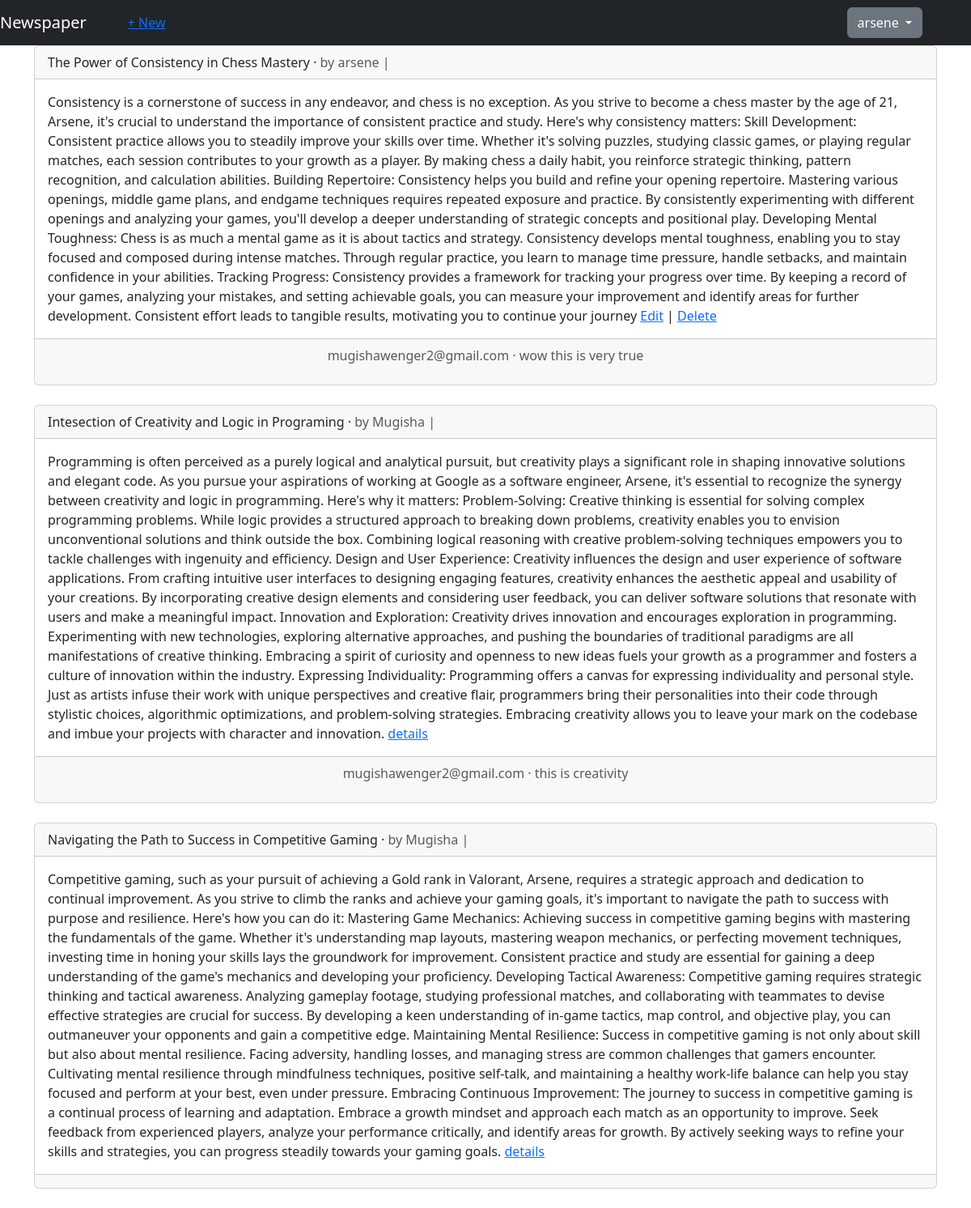
The page /articles/ (signed in) on the database its author committed.
### users/models.py (models this page shows)
class CustomUser(AbstractUser):
    is_author = models.BooleanField(default=False)
    age = models.PositiveIntegerField(null=True,blank=True)
    email = models.EmailField(max_length=254,unique=True,null=False,blank=False)
    USERNAME_FIELD = 'email'
    REQUIRED_FIELDS = ['username','password']

### articles/models.py (models this page shows, shortened)
class Article(models.Model):
    title = models.CharField(max_length=100)
    body = models.TextField()
    data = models.DateField(auto_now_add=True)
    author = models.ForeignKey(get_user_model(),on_delete=models.CASCADE)

class Comment(models.Model):
    article = models.ForeignKey(Article,on_delete=models.CASCADE,related_name='comments')
    comment = models.CharField(max_length=140)
    author = models.ForeignKey(get_user_model(),on_delete=models.CASCADE)
    def __str__(self):
        return self.comment

### articles/views.py (the view)
# urls.py: path('', ArticlesListView.as_view(), name='articles_list'),
class ArticlesListView(ListView):
    model = Article
    template_name = 'articles/articles_list.html'
    login_url = 'login'

### templates/articles/articles_list.html (shortened to what this page needs)
{% extends 'base.html' %}
{% block content %}
{% for article in object_list %}
<div class="card">
<div class="card-header">
<span class="font-weight-bold">{{ article.title }}</span> &middot;
<span class="text-muted">by {{ article.author.username }} |
{{ article.date }}</span>
</div>
<div class="card-body">
{{ article.body }}
    {% if article.author == request.user  %}
    <a href="{% url 'article_edit' article.pk %}">Edit</a> |
    <a href="{% url 'article_delete' article.pk %}">Delete</a>
    {% else %}
    <a href="{% url 'article_details' article.pk %}">details</a>
    {% endif %}
</div>
<div class="card-footer text-center text-muted">
    {% for comment in article.comments.all %}
        <p>
            <span class="font-weight-bold">{{ comment.author }} &middot;</span>
            {{ comment }}
        </p>
    {% endfor %}
</div>
</div>
<br />
{% endfor %}
{% endblock content %}

### templates/base.html (shortened to what this page needs)
<!DOCTYPE html>
<html lang="en">
  <head>
    <link rel="stylesheet"
    href="https://cdn.jsdelivr.net/npm/bootstrap@5.3.3/dist/css/bootstrap.min.css">
  <body>
    <main>
        <nav class="navbar navbar-expand-lg bg-dark">
            <a class="navbar-brand text-white" href="{% url 'home' %}">Newspaper</a>
                 <div class="container-fluid ml-7">
                            {% if request.user.is_authenticated %}
<li class="nav-item"><a href="{% url 'article_new' %}">+ New</a></li>
                            <div class="dropdown">
                                    <button class="btn btn-secondary dropdown-toggle mx-5" type="button" data-bs-toggle="dropdown" aria-expanded="false">
                                        {{request.user.username}}
                                    </button>
                                    </div>
                        {% endif %}
                </div>
        </nav>
      <div class="container">{% block content %} {% endblock content %}</div>
    </main>
  </body>
</html>

### rows shown on the page
CustomUser: user.username "arsene"
Article: title "The Power of Consistency in Chess Mastery", author.username "arsene", body "Consistency is a cornerstone of success in any endeavor, and chess is no exception. As you strive to become a chess master by the age of 21, Arsene, it's crucial to understand the importance of consistent practice and study. Here's why consistency matters: Skill Development: Consistent practice allows you to steadily improve your skills over time. Whether it's solving puzzles, studying classic games, or playing regular matches, each session contributes to your growth as a player. By making chess a daily habit, you reinforce strategic thinking, pattern recognition, and calculation abilities. Building Repertoire: Consistency helps you build and refine your opening repertoire. Mastering…", shows "Edit"
Comment: author "mugishawenger2@gmail.com", comment "wow this is very true"
Article: title "Intesection of Creativity and Logic in Programing", author.username "Mugisha", body "Programming is often perceived as a purely logical and analytical pursuit, but creativity plays a significant role in shaping innovative solutions and elegant code. As you pursue your aspirations of working at Google as a software engineer, Arsene, it's essential to recognize the synergy between creativity and logic in programming. Here's why it matters: Problem-Solving: Creative thinking is essential for solving complex programming problems. While logic provides a structured approach to breaking down problems, creativity enables you to envision unconventional solutions and think outside the box. Combining logical reasoning with creative problem-solving techniques empowers you to tackle…", shows "details"
Comment: author "mugishawenger2@gmail.com", comment "this is creativity"
Article: title "Navigating the Path to Success in Competitive Gaming", author.username "Mugisha", body "Competitive gaming, such as your pursuit of achieving a Gold rank in Valorant, Arsene, requires a strategic approach and dedication to continual improvement. As you strive to climb the ranks and achieve your gaming goals, it's important to navigate the path to success with purpose and resilience. Here's how you can do it: Mastering Game Mechanics: Achieving success in competitive gaming begins with mastering the fundamentals of the game. Whether it's understanding map layouts, mastering weapon mechanics, or perfecting movement techniques, investing time in honing your skills lays the groundwork for improvement. Consistent practice and study are essential for gaining a deep understanding of…", shows "details"
